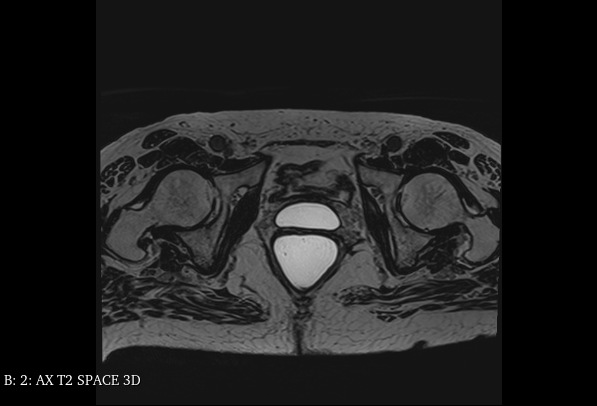
#> input picture code_and_pictures/mri_testing_images/patient1R.png, 597 x 406 px, found by its file name
$ python test.py
#> lines starting #> are read from the running program, lines starting #| are printed output that depends on the picture; after the words box and inside, x2 and y2 are one past the last pixel; in counts of white or black regions, pixels touching at a corner belong together
import cv2
import numpy

source_path = r"code_and_pictures/mri_testing_images/patient1R.png"
image = cv2.imread(source_path)
#> image is the input picture: shape (406, 597, 3); min 0, max 255, mean 31.5
gray_image = cv2.cvtColor(image, cv2.COLOR_BGR2GRAY)
blur_image = cv2.GaussianBlur(gray_image, (5, 5), 0)
ret, threshold = cv2.threshold(blur_image, thresh=127, maxval=255, type=cv2.THRESH_BINARY)
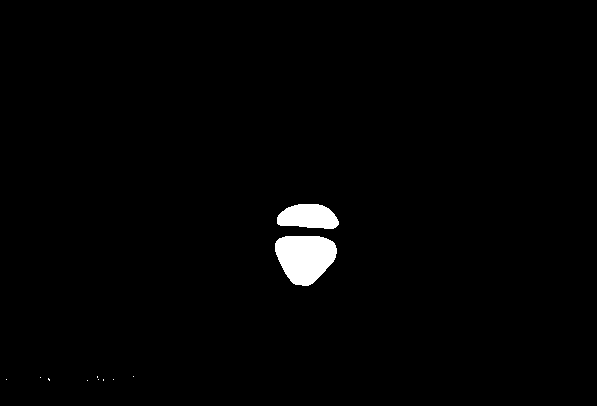
#> threshold: shape (406, 597); 1.5% white; 11 white regions (9 under 20 px)
contours, hierarchy = cv2.findContours(threshold, cv2.RETR_TREE, cv2.CHAIN_APPROX_SIMPLE)
#> contours = 11 contours, 9 with area under 20; largest, box (x1, y1, x2, y2) and area: (275, 236, 337, 286) 2246, (277, 204, 339, 229) 1140

big_contour = []

for index in contours:
    area = cv2.contourArea(index)
    if area > 1000:
        big_contour.append(index)
#> this loop made 11 passes
#> area on passes 10 to 11: 2246.5, 1140.5
#> after the loop, big_contour = 2 contours; box (x1, y1, x2, y2) and area: (275, 236, 337, 286) 2246, (277, 204, 339, 229) 1140

image = cv2.drawContours(image, big_contour, -1, (0, 255, 0), 3)
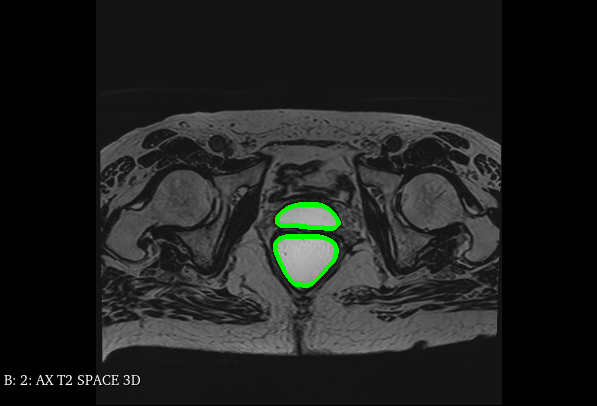
#> image: shape (406, 597, 3); 0.61% of pixels changed, all inside (x1, y1, x2, y2) = (273, 202, 341, 288)

cv2.imshow("An image", image)
cv2.waitKey(0)

$ run again, with code_and_pictures/mri_testing_images/patient1G.png copied over code_and_pictures/mri_testing_images/patient1R.png
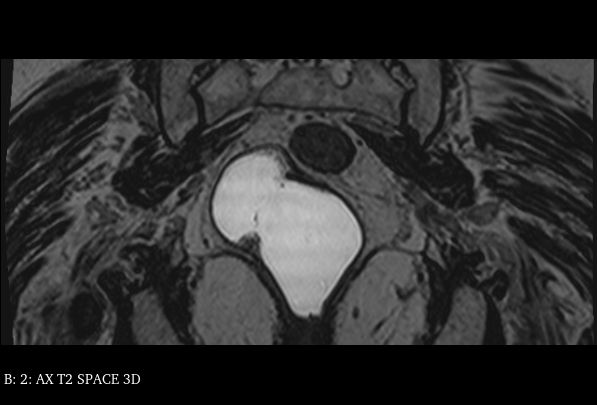
#> input picture code_and_pictures/mri_testing_images/patient1G.png, 597 x 405 px, found by its file name
#> image is the input picture: shape (405, 597, 3); min 0, max 255, mean 44.6
#> `ret, threshold = cv2.threshold(blur_image, thresh=127, maxval=255, typ..`:
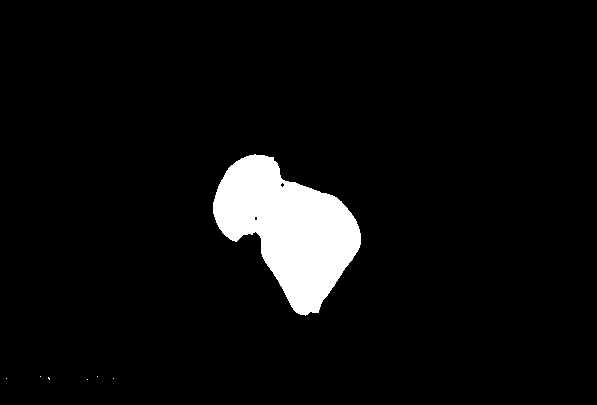
#> threshold: shape (405, 597); 5.5% white; 7 white regions (6 under 20 px)
#> contours = 9 contours, 8 with area under 20; largest, box (x1, y1, x2, y2) and area: (213, 154, 361, 316) 13034
#> the loop `for index in contours:` made 9 passes
#> area on pass 7: 13033.5
#> after the loop `for index in contours:`: big_contour = 1 contour; box (x1, y1, x2, y2) and area: (213, 154, 361, 316) 13034
#> `image = cv2.drawContours(image, big_contour, -1, (0, 255, 0), 3)`:
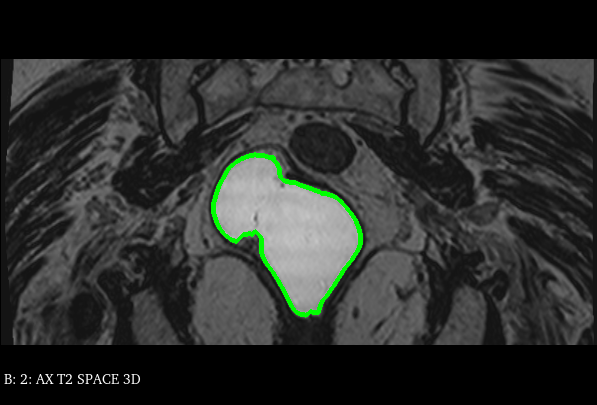
#> image: shape (405, 597, 3); 0.9% of pixels changed, all inside (x1, y1, x2, y2) = (211, 152, 363, 318)
